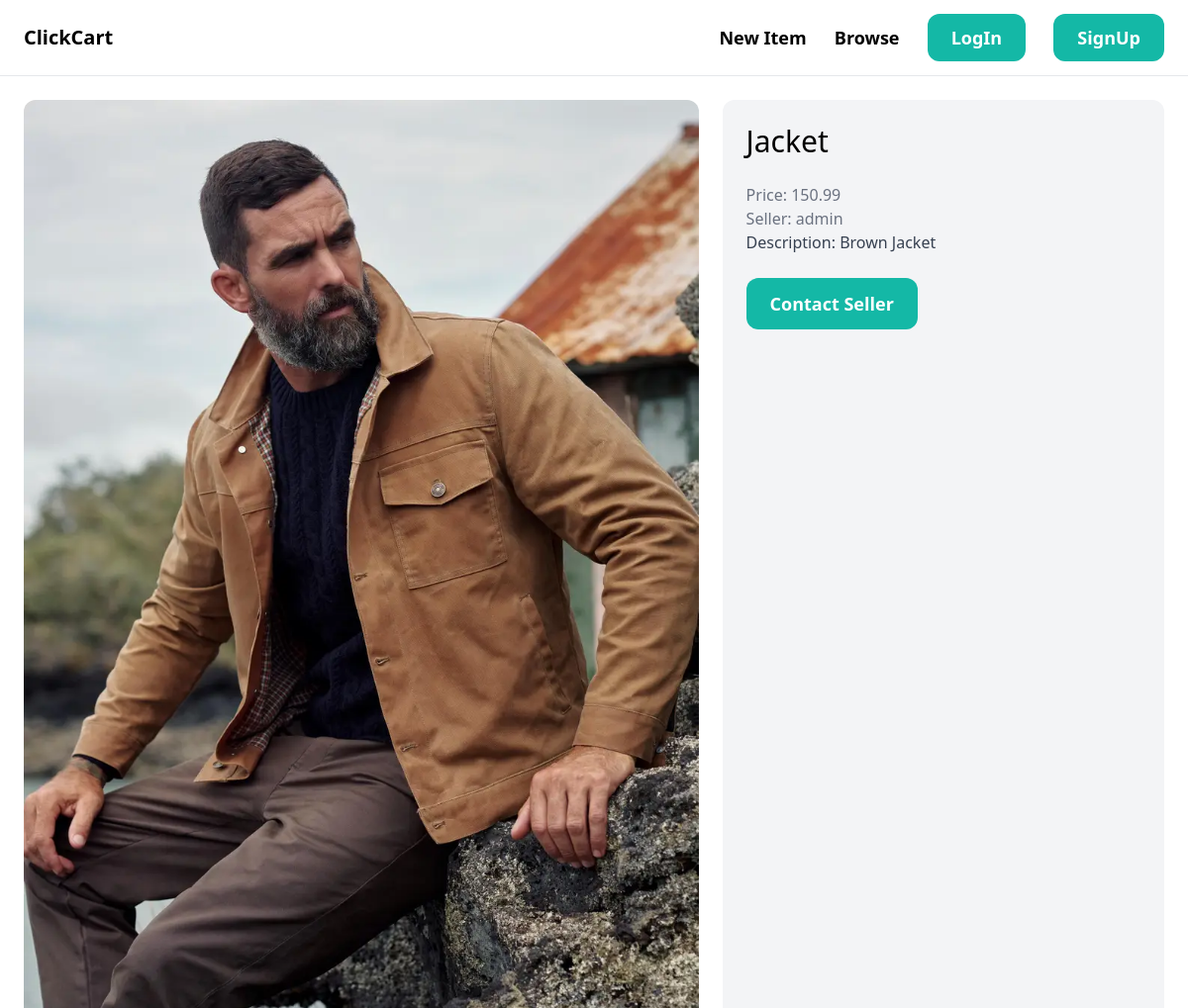
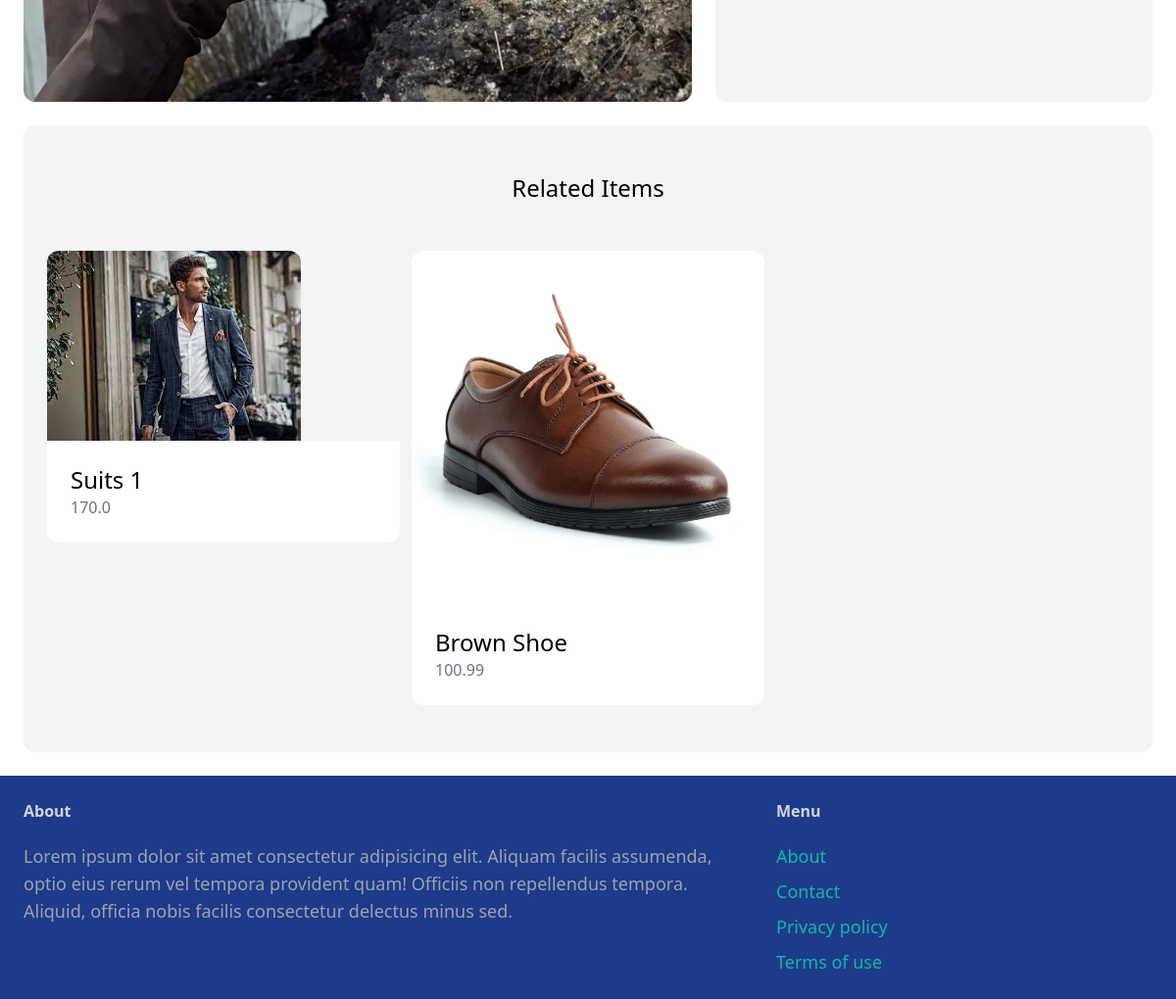
Screenshot of /items/2/ with the database file from the repository (2 pictures, top to bottom).
### item/models.py (models this page shows, shortened)
class Item(models.Model):
    category = models.ForeignKey(Category, related_name='items', on_delete=models.CASCADE)
    name = models.CharField(max_length=250)
    description = models.TextField(blank=True, null=True)
    price = models.FloatField()
    image = models.ImageField(upload_to='item_images', blank=True, null=True)
    is_sold = models.BooleanField(default=False)
    created_at = models.DateTimeField(auto_now_add=True)
    created_by = models.ForeignKey(User, related_name='items', on_delete=models.CASCADE)
    class Meta:
        ordering = ('-created_at',)

### item/views.py (the view)
# urls.py: path('<int:pk>/', views.detail, name= 'detail'),
def detail(request, pk):
    item = get_object_or_404(Item, pk=pk)
    related_items = Item.objects.filter(category=item.category).exclude(pk=pk)
    return render(request=request, template_name='item/detail.html', context={
        "item": item,
        "related_items": related_items
    })

### item/templates/item/detail.html (shortened to what this page needs)
{% extends 'core/base.html' %}
{% block content %}
    <div class="grid grid-cols-5 gap-6">
        <div class="col-span-3">
            <img src="{{ item.image.url }}" class="rounded-xl">
        </div>
        <div class="col-span-2 p-6 bg-gray-100 rounded-xl">
            <h1 class="mb-6 text-3xl">{{ item.name }}</h1>
            <p class="text-gray-500">Price: {{ item.price }}</p>
            <p class="text-gray-500">Seller: {{ item.created_by.username }}</p>
        {% if item.description %}
            <p class="text-gray-700">Description: {{ item.description }}<strong class="text-gray-500"></strong></p>
        {% endif %}
        {% if item.created_by == request.user %}
            <a href="{% url 'item:edit' item.id %}" class="inline-block mt-6 px-6 py-3 text-lg font-semibold bg-teal-500 text-white rounded-xl hover:bg-teal-700">Edit</a>
            <a href="{% url 'item:delete' item.id %}" class="inline-block mt-6 px-6 py-3 text-lg font-semibold bg-red-500 text-white rounded-xl hover:bg-red-700">Delete</a>
        {% else %}
            <a href="{% url 'conversation:new' item.id %}" class="inline-block mt-6 px-6 py-3 text-lg font-semibold bg-teal-500 text-white rounded-xl hover:bg-teal-700">Contact Seller</a>
        {% endif %}
        </div>
    </div>
    <div class="mt-6 px-6 py-12 bg-gray-100 rounded-xl">
        <h2 class="mb-12 text-2xl text-center">Related Items</h2>
        <div class="grid grid-cols-3 gap-3">
            {% for item in related_items %}
                <div>
                    <a href="{% url 'item:detail' item.id %}">
                        <div>
                            <img src="{{ item.image.url }}" alt="item-image" class="rounded-t-xl">
                        </div>
                        <div class="p-6 bg-white rounded-b-xl">
                            <h2 class="text-2xl">{{ item.name }}</h2>
                            <p class="text-gray-500">{{ item.price }}</p>
                        </div>
                    </a>
                </div>
            {% endfor %}
        </div>
    </div>
{% endblock %}

### core/templates/core/base.html (shortened to what this page needs)
<!doctype html>
<html>
<head>
  <script src="https://cdn.tailwindcss.com"></script>
</head>
<body>
    <nav class="px-6 py-6 flex justify-between items-center border-b border-gray-200">
        <a href=" {% url 'core:index' %} " class="text-xl font-semibold">ClickCart</a>
        <div class="space-x-6">
            <a href="{% url 'item:newitem' %}" class="text-lg font-semibold hover:text-gray-500">New Item</a>
            <a href="{% url 'browse:index' %}" class="text-lg font-semibold hover:text-gray-500">Browse</a>
        {% if request.user.is_authenticated %}
            <a href="{% url 'conversation:inbox' %}" class="px-6 py-3 text-lg font-semibold bg-teal-500 text-white rounded-xl hover:bg-teal-700">Inbox</a>
            <a href="{% url 'dashboard:index' %}" class="px-6 py-3 text-lg font-semibold bg-teal-500 text-white rounded-xl hover:bg-teal-700">Dashboard</a>
        {% else %}
        <a href="{% url 'core:login' %}" class="px-6 py-3 text-lg font-semibold bg-teal-500 text-white rounded-xl hover:bg-teal-700">LogIn</a>
        <a href="{% url 'core:signup' %}" class="px-6 py-3 text-lg font-semibold bg-teal-500 text-white rounded-xl hover:bg-teal-700">SignUp</a>
        {% endif %}
        </div>
    </nav>
    <div class="px-6 py-6">
        {% block content %}
        {% endblock %}
    </div>
    <footer class="px-6 py-6 flex justify-between border-gray-800 bg-blue-900">
        <div class="w-2/3 pr-10">
            <h3 class="mb-5 font-semibold text-gray-300">About</h3>
            <p class="text-lg text-gray-400">Lorem ipsum dolor sit amet consectetur adipisicing elit. Aliquam facilis assumenda, optio eius rerum vel tempora provident quam! Officiis non repellendus tempora. Aliquid, officia nobis facilis consectetur delectus minus sed.</p>
        </div>
        <div class="w-1/3">
            <h3 class="mb-5 font-semibold text-gray-300">Menu</h3>
            <ul class="space-y-2">
                <li><a href="" class="text-lg text-teal-500 hover:text-teal-700">About</a></li>
                <li><a href=" {% url 'core:contact' %} " class="text-lg text-teal-500 hover:text-teal-700">Contact</a></li>
                <li><a href="" class="text-lg text-teal-500 hover:text-teal-700">Privacy policy</a></li>
                <li><a href="" class="text-lg text-teal-500 hover:text-teal-700">Terms of use</a></li>
            </ul>
        </div>
    </footer>
</body>
</html>

### rows the page displays
Item: image (picture), name "Jacket", price "150.99", created_by.username "admin", description "Brown Jacket"
Item: image (picture), name "Suits 1", price "170.0"
Item: image (picture), name "Brown Shoe", price "100.99"
